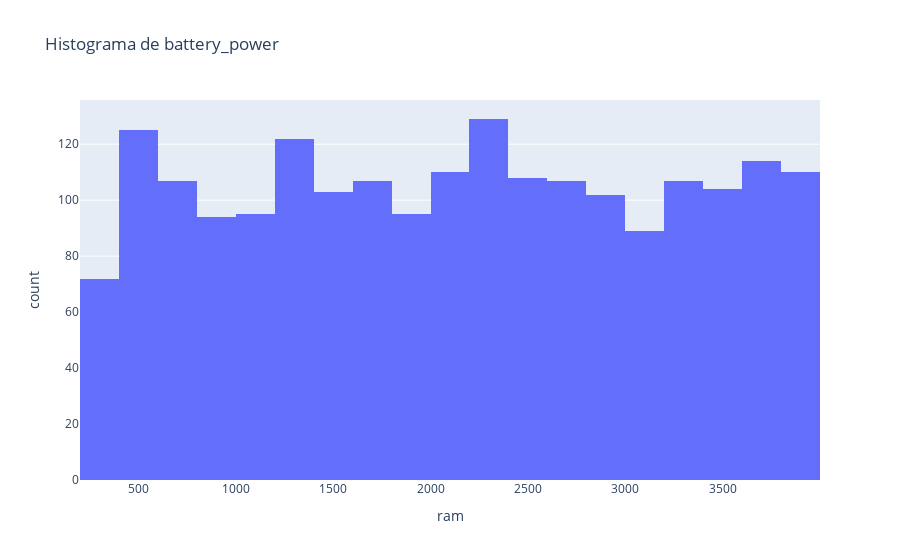

The code cell stored with this chart in its notebook:
### Code cell
fig_hist = px.histogram(df, x='ram', title='Histograma de battery_power')
fig_hist.show()

### Figure 1 — Plotly figure (JSON) as saved in the notebook; plotly's stock layout.template omitted (floating-point values rounded to 4 significant figures; data arrays with more than 128 entries replaced by an {"elided": "..."} marker saying what was removed)
{"data": [{"bingroup": "x", "hovertemplate": "ram=%{x}<br>count=%{y}<extra></extra>", "legendgroup": "", "marker": {"color": "#636efa", "pattern": {"shape": ""}}, "name": "", "orientation": "v", "showlegend": false, "type": "histogram", "x": {"elided": "2000 int values"}, "xaxis": "x", "yaxis": "y"}], "layout": {"barmode": "relative", "legend": {"tracegroupgap": 0}, "title": {"text": "Histograma de battery_power"}, "xaxis": {"anchor": "y", "domain": [0, 1], "title": {"text": "ram"}}, "yaxis": {"anchor": "x", "domain": [0, 1], "title": {"text": "count"}}}}
